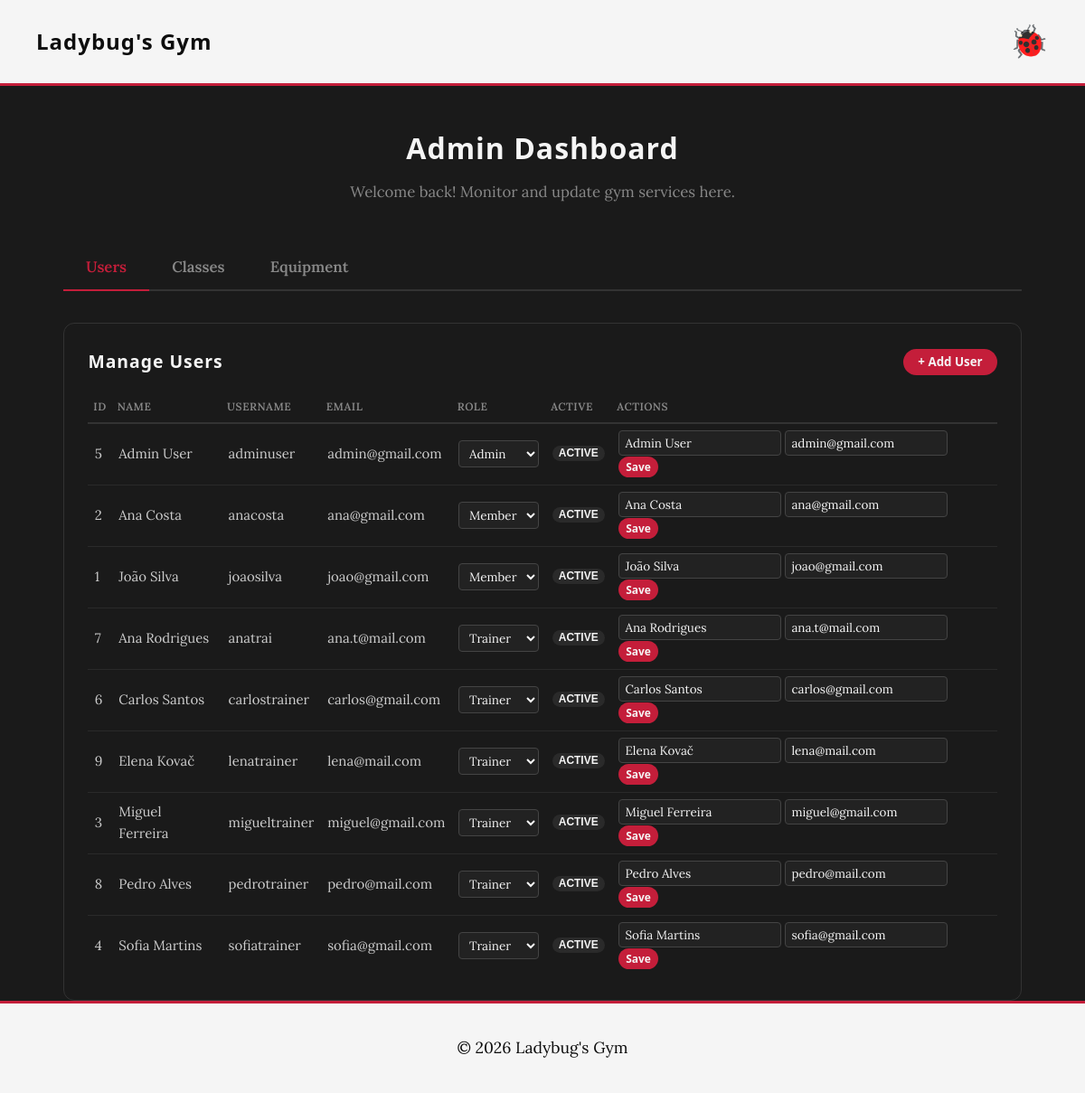
The page /pages/dashboard.php?tab=users (signed in) on the database its author committed.
### tables this page shows
CREATE TABLE users (
    id INTEGER PRIMARY KEY AUTOINCREMENT,
    username VARCHAR(50) UNIQUE NOT NULL,
    email VARCHAR(100) UNIQUE NOT NULL,
    password_hash TEXT NOT NULL,
    name TEXT NOT NULL,
    role TEXT CHECK(role IN ('member', 'trainer', 'admin')) NOT NULL DEFAULT 'member',
    profile_photo TEXT,
    active INTEGER NOT NULL DEFAULT 1 CHECK(active IN (0,1)),
    created_at TEXT DEFAULT CURRENT_TIMESTAMP,
    plan_id INTEGER REFERENCES plans(id) ON DELETE SET NULL
);

### pages/dashboard.php (called while the page is built, shortened)
<?php
require_once(__DIR__ . '/../templates/common.tpl.php');
require_once(__DIR__ . '/../templates/dashboard.tpl.php');
require_once(__DIR__ . '/../database/user.class.php');
$db     = getDatabaseConnection();
$role   = Session::getUserRole();
$userId = Session::getUserId();
$tab = $_GET['tab'] ?? (($role === 'admin') ? 'users' : 'trainer_profile');
$users         = [];
$equipment     = [];
$nutritionPlans = [];
$classes       = [];
$trainers      = [];
$bio           = '';
$specializations = '';
$certifications  = '';
if ($tab === 'users' && $role === 'admin') {
    $users = User::getAllUsers($db);
}
elseif ($tab === 'equipment' && $role === 'admin') {
    $equipment = ClassSchedule::getAllEquipment($db);
}
drawDashboardMain($role, $tab, $classes, $trainers, $users, $equipment, $nutritionPlans, $db, $userId, $bio, $specializations, $certifications);
?>

### database/user.class.php (called while the page is built, shortened)
<?php
class User {
    public static function getAllUsers(?PDO $db = null): array {
        $db = $db ?? getDatabaseConnection();
        $stmt = $db->query('
            SELECT u.id, u.username, u.email, u.name, u.role, u.active, u.profile_photo, u.created_at, p.name AS plan_name
            FROM users u
            LEFT JOIN plans p ON u.plan_id = p.id
            ORDER BY u.role ASC, u.name ASC
        ');
        return $stmt->fetchAll(PDO::FETCH_ASSOC);
    }
}
?>

### templates/dashboard.tpl.php (the view, shortened to what this page needs)
<?php
function drawDashboardMain(string $role, string $tab, array $classes, array $trainers, array $users, array $equipment, array $nutritionPlans, PDO $db, int $userId, string $bio, string $specializations, string $certifications): void {
    ?>
    <main class="container" style="padding-top: 1em;">
        <div class="page-header">
            <h2><?= htmlspecialchars(ucfirst($role)) ?> Dashboard</h2>
            <p>Welcome back! Monitor and update gym services here.</p>
        </div>
        <?php drawDashboardTabs($tab, $role);
        if ($tab === 'users' && $role === 'admin') {
            drawManageUsers($users);
        } elseif ($tab === 'equipment' && $role === 'admin') {
            drawManageEquipment($equipment);
        } elseif ($tab === 'classes') {
            drawManageClasses($classes, $trainers, $db, $role, $userId);
        } elseif ($tab === 'nutrition' && $role === 'trainer') {
            drawTrainerNutritionPlans($nutritionPlans);
        } ?>
    </main>
    <?php
}
function drawDashboardTabs(string $currentTab, string $role): void { ?>
    <div class="admin-tabs">
        <?php if ($role === 'admin'): ?>
            <a href="?tab=users"     class="admin-tab <?= $currentTab === 'users'     ? 'active' : '' ?>">Users</a>
            <a href="?tab=classes"   class="admin-tab <?= $currentTab === 'classes'   ? 'active' : '' ?>">Classes</a>
            <a href="?tab=equipment" class="admin-tab <?= $currentTab === 'equipment' ? 'active' : '' ?>">Equipment</a>
        <?php endif; ?>
    </div>
<?php }
function drawManageUsers(array $users): void { ?>
    <section class="admin-section">
        <div class="admin-section-header">
            <h3>Manage Users</h3>
            <button class="button button-small" onclick="this.nextElementSibling.style.display='block'">+ Add User</button>
        </div>
        <div class="admin-table-wrap">
            <table class="admin-table">
                <thead>
                    <tr><th>ID</th><th>Name</th><th>Username</th><th>Email</th><th>Role</th><th>Active</th><th>Actions</th></tr>
                </thead>
                <tbody>
                    <?php foreach ($users as $u): ?>
                    <tr>
                        <td><?= (int)$u['id'] ?></td>
                        <td><?= htmlspecialchars($u['name']) ?></td>
                        <td><?= htmlspecialchars($u['username']) ?></td>
                        <td><?= htmlspecialchars($u['email']) ?></td>
                        <td>
                            <form action="../actions/action_admin_users.php" method="post" style="display:inline">
                                <select name="role" onchange="this.form.submit()">
                                    <option value="member"  <?= $u['role'] === 'member'  ? 'selected' : '' ?>>Member</option>
                                    <option value="trainer" <?= $u['role'] === 'trainer' ? 'selected' : '' ?>>Trainer</option>
                                    <option value="admin"   <?= $u['role'] === 'admin'   ? 'selected' : '' ?>>Admin</option>
                                </select>
                            </form>
                        </td>
                        <td>
                            <form action="../actions/action_admin_users.php" method="post" style="display:inline">
                                <button class="badge badge-<?= $u['active'] ? 'active' : 'inactive' ?>"><?= $u['active'] ? 'Active' : 'Inactive' ?></button>
                            </form>
                        </td>
                        <td>
                            <form action="../actions/action_admin_users.php" method="post" style="display:inline">
                                <input type="text"  name="name"  value="<?= htmlspecialchars($u['name'])  ?>" class="inline-input" required>
                                <input type="email" name="email" value="<?= htmlspecialchars($u['email']) ?>" class="inline-input" required>
                                <button class="button button-small">Save</button>
                            </form>
                        </td>
                    </tr>
                    <?php endforeach; ?>
                </tbody>
            </table>
        </div>
    </section>
<?php }
    ?>

### css/base.css (style rules this page uses)
:root { --ladybug-red: #c41e3a; --ladybug-dark-red: #8b0000; --ladybug-black: #0d0d0d; --ladybug-dark-gray: #2a2a2a; --ladybug-medium-gray: #3d3d3d; --ladybug-white: #f5f5f5; --ladybug-bg: #1a1a1a; --ladybug-gray: #888; --ladybug-light: #4a1a1a; --accent-deep-red: #a01830; --accent-maroon: #7a0e26; --font-heading: 'Treova', 'Segoe UI', Arial, sans-serif; --font-body: 'Lora', Georgia, serif; --font-accent: 'Treova', 'Segoe UI', sans-serif; --primary-green: var(--ladybug-gray); --accent-green: var(--ladybug-red); --light-green: var(--ladybug-light); --white: var(--ladybug-white); --gray: var(--ladybug-gray); --bg-color: var(--ladybug-bg); }
* { margin: 0; padding: 0; box-sizing: border-box; }
body { font-family: var(--font-body); line-height: 1.6; color: var(--ladybug-white); background-color: var(--bg-color); font-size: 1.1rem; }
h1, h2, h3, h4, h5, h6 { font-family: var(--font-heading); letter-spacing: 1px; color: var(--ladybug-white); }
a { text-decoration: none; color: var(--primary-green); transition: color 0.3s; }
section { padding: 4em 0; }

### css/components.css (style rules this page uses)
.button { font-family: var(--font-accent); display: inline-block; padding: 0.8em 2em; background-color: var(--ladybug-red); color: var(--ladybug-white); border-radius: 50px; font-weight: bold; text-align: center; border: none; cursor: pointer; transition: all 0.3s cubic-bezier(0.34, 1.56, 0.64, 1); position: relative; overflow: hidden; }
.button-small { padding: 0.4em 1.2em; }
.badge { display: inline-block; padding: 0.2em 0.8em; border-radius: 12px; font-size: 0.75em; font-weight: bold; text-transform: uppercase; margin-bottom: 0.5em; }

### css/layout.css (style rules this page uses)
.container { max-width: 1100px; margin: 0 auto; padding: 0 20px; width: 100%; }

### css/pages.css (style rules this page uses)
.page-header { text-align: center; margin-bottom: 2.5em; }
.page-header h2 { color: var(--primary-green); font-size: 2.2rem; }

### css/shared.css (style rules this page uses)
.page-header { text-align: center; margin-top: 1.5em; margin-bottom: 2.5em; }
.page-header h2 { color: var(--ladybug-white); font-size: 2.2rem; }
main.container { padding-top: 1em; }

### css/profile.css (style rules this page uses)
.page-header { text-align: center; margin-bottom: 2.5em; }
.page-header h2 { font-family: var(--font-heading); font-size: 2rem; color: var(--ladybug-white); margin-bottom: 0.3em; letter-spacing: 1px; }
.page-header p { color: var(--ladybug-gray); font-size: 0.95em; }

### css/admin-dashboard.css (style rules this page uses)
.admin-tabs { display: flex; gap: 0; margin-bottom: 2em; border-bottom: 2px solid #333; }
.admin-tab { padding: 0.7em 1.5em; color: #888; text-decoration: none; font-weight: 600; font-size: 0.95em; border-bottom: 2px solid transparent; margin-bottom: -2px; transition: color 0.2s, border-color 0.2s; }
.admin-tab.active { color: var(--ladybug-red); border-bottom-color: var(--ladybug-red); }
.admin-section { background: #1a1a1a; border: 1px solid #333; border-radius: 12px; padding: 1.5em; }
.admin-section-header { display: flex; align-items: center; gap: 1em; margin-bottom: 1em; flex-wrap: wrap; }
.admin-section-header h3 { color: var(--ladybug-white); font-size: 1.1em; margin-right: auto; }
.admin-table-wrap { overflow-x: auto; }
.admin-table { width: 100%; border-collapse: collapse; font-size: 0.85em; }
.admin-table th { text-align: left; color: #888; font-weight: 600; padding: 0.6em 0.5em; border-bottom: 2px solid #333; text-transform: uppercase; letter-spacing: 0.5px; font-size: 0.8em; white-space: nowrap; }
.admin-table td { padding: 0.5em; color: #ccc; border-bottom: 1px solid #2a2a2a; vertical-align: middle; }
.admin-table tr:last-child td { border-bottom: none; }
.admin-table input[type="text"], .admin-table input[type="email"], .admin-table input[type="number"], .admin-table select { background: #222; border: 1px solid #444; border-radius: 4px; padding: 0.3em 0.5em; color: var(--ladybug-white); font-size: 0.9em; font-family: inherit; }
.inline-input { max-width: 180px; }
.admin-table .button-small { padding: 0.25em 0.7em; font-size: 0.8em; }
.badge { display: inline-block; padding: 0.15em 0.6em; border-radius: 10px; font-size: 0.8em; font-weight: 600; border: none; cursor: pointer; }
.badge-active { background: var(--ladybug-dark-gray); color: var(--ladybug-white); }

### rows shown on the page
users: id "5", name "Admin User", username "adminuser", email "admin@gmail.com", role "Admin", active "ACTIVE"
users: id "2", name "Ana Costa", username "anacosta", email "ana@gmail.com", role "Member", active "ACTIVE"
users: id "1", name "João Silva", username "joaosilva", email "joao@gmail.com", role "Member", active "ACTIVE"
users: id "7", name "Ana Rodrigues", username "anatrai", email "ana.t@mail.com", role "Trainer", active "ACTIVE"
users: id "6", name "Carlos Santos", username "carlostrainer", email "carlos@gmail.com", role "Trainer", active "ACTIVE"
users: id "9", name "Elena Kovač", username "lenatrainer", email "lena@mail.com", role "Trainer", active "ACTIVE"
users: id "3", name "Miguel Ferreira", username "migueltrainer", email "miguel@gmail.com", role "Trainer", active "ACTIVE"
users: id "8", name "Pedro Alves", username "pedrotrainer", email "pedro@mail.com", role "Trainer", active "ACTIVE"
users: id "4", name "Sofia Martins", username "sofiatrainer", email "sofia@gmail.com", role "Trainer", active "ACTIVE"

### other values the page prints
$role "Admin"
